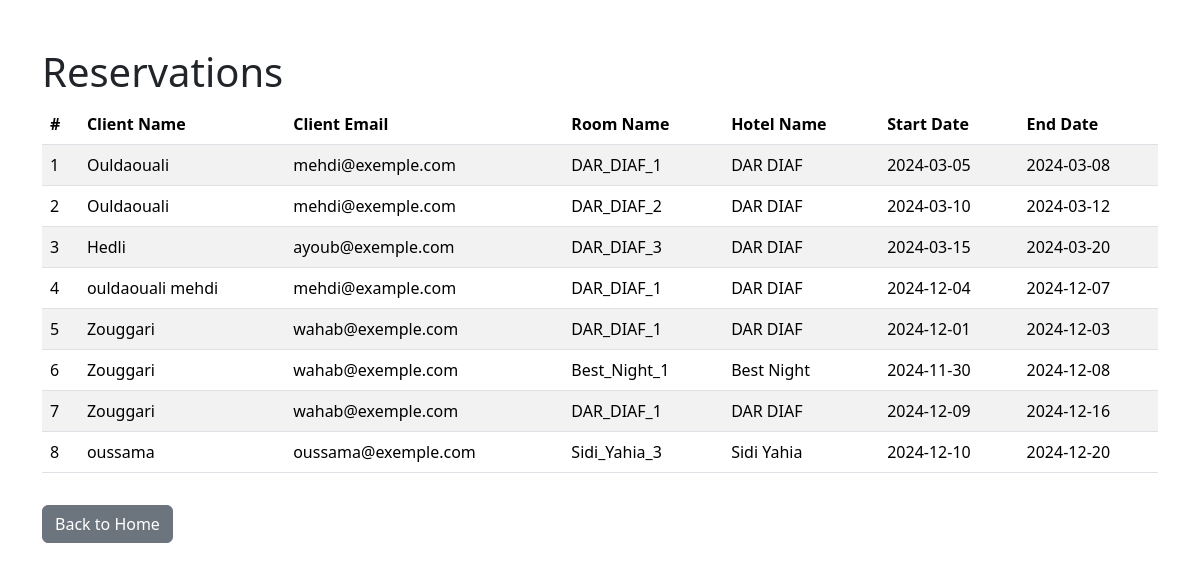
The app's page /reservations with its own data.
### models.py (models this page shows, shortened)
class Reservation(db.Model):
    __tablename__ = 'reservation'
    ID_reservation = db.Column(db.Integer, primary_key=True, autoincrement=True)
    date_debut = db.Column(db.DateTime, nullable=False)
    date_fin = db.Column(db.DateTime, nullable=False)
    ID_client = db.Column(db.Integer, db.ForeignKey('client.ID_client'), nullable=False)
    ID_chambre = db.Column(db.Integer, db.ForeignKey('chambre.ID_chambre'), nullable=False)
    client = db.relationship('Client', backref='reservations')
    chambre = db.relationship('Chambre', backref='reservations')

class Client(db.Model):
    __tablename__ = 'client'
    ID_client = db.Column(db.Integer, primary_key=True)
    nom_client = db.Column(db.String(100), nullable=False)
    prenom_client = db.Column(db.String(100), nullable=False)
    ID_type_client = db.Column(db.Integer, db.ForeignKey('type_client.ID_type_client'), nullable=False)
    email = db.Column(db.String(100), nullable=True)  # Autoriser NULL ici
    type_client = db.relationship('TypeClient', backref='clients')

class Chambre(db.Model):
    __tablename__ = 'chambre'
    ID_chambre = db.Column(db.Integer, primary_key=True, autoincrement=True)
    nom_chambre = db.Column(db.String(100), nullable=False)
    ID_type_chambre = db.Column(db.Integer, db.ForeignKey('type_chambre.ID_type_chambre'), nullable=False)
    ID_hotel = db.Column(db.Integer, db.ForeignKey('hotel.ID_hotel'), nullable=False)
    type_chambre = db.relationship('TypeChambre', backref='chambres')
    hotel = db.relationship('Hotel', backref='chambres')

class Hotel(db.Model):
    __tablename__ = 'hotel'
    ID_hotel = db.Column(db.Integer, primary_key=True, autoincrement=True)
    nom_hotel = db.Column(db.String(100), nullable=False)
    ID_type_hotel = db.Column(db.Integer, db.ForeignKey('type_hotel.ID_type_hotel'), nullable=False)
    type_hotel = db.relationship('TypeHotel', backref='hotels')

### app.py (the view)
@app.route('/reservations')
def reservations():
    reservations = db.session.query(
        Reservation,
        Client.nom_client,
        Client.email,
        Chambre.nom_chambre,
        Hotel.nom_hotel
    ).join(Client, Reservation.ID_client == Client.ID_client
    ).join(Chambre, Reservation.ID_chambre == Chambre.ID_chambre
    ).join(Hotel, Chambre.ID_hotel == Hotel.ID_hotel
    ).all()
    return render_template('reservations.html', reservations=reservations)

### templates/reservations.html (shortened to what this page needs)
<!DOCTYPE html>
<html>
<head>
    <link href="https://cdn.jsdelivr.net/npm/bootstrap@5.3.2/dist/css/bootstrap.min.css" rel="stylesheet">
</head>
<body>
    <div class="container mt-5">
        <h1>Reservations</h1>
        <table class="table table-striped">
            <thead>
                <tr>
                    <th>#</th>
                    <th>Client Name</th>
                    <th>Client Email</th>
                    <th>Room Name</th>
                    <th>Hotel Name</th>
                    <th>Start Date</th>
                    <th>End Date</th>
                </tr>
            </thead>
            <tbody>
                {% for reservation, client_name, client_email, room_name, hotel_name in reservations %}
                <tr>
                    <td>{{ reservation.ID_reservation }}</td>
                    <td>{{ client_name }}</td>
                    <td>{{ client_email }}</td>
                    <td>{{ room_name }}</td>
                    <td>{{ hotel_name }}</td>
                    <td>{{ reservation.date_debut.strftime('%Y-%m-%d') }}</td>
                    <td>{{ reservation.date_fin.strftime('%Y-%m-%d') }}</td>
                </tr>
                {% endfor %}
            </tbody>
        </table>
        <a href="/" class="btn btn-secondary mt-3">Back to Home</a>
    </div>
</body>
</html>

### records on screen
Reservation: ID_reservation "1", nom_client "Ouldaouali", email "mehdi@exemple.com", nom_chambre "DAR_DIAF_1", nom_hotel "DAR DIAF", date_debut "2024-03-05", date_fin "2024-03-08"
Reservation: ID_reservation "2", nom_client "Ouldaouali", email "mehdi@exemple.com", nom_chambre "DAR_DIAF_2", nom_hotel "DAR DIAF", date_debut "2024-03-10", date_fin "2024-03-12"
Reservation: ID_reservation "3", nom_client "Hedli", email "ayoub@exemple.com", nom_chambre "DAR_DIAF_3", nom_hotel "DAR DIAF", date_debut "2024-03-15", date_fin "2024-03-20"
Reservation: ID_reservation "4", nom_client "ouldaouali mehdi", email "mehdi@example.com", nom_chambre "DAR_DIAF_1", nom_hotel "DAR DIAF", date_debut "2024-12-04", date_fin "2024-12-07"
Reservation: ID_reservation "5", nom_client "Zouggari", email "wahab@exemple.com", nom_chambre "DAR_DIAF_1", nom_hotel "DAR DIAF", date_debut "2024-12-01", date_fin "2024-12-03"
Reservation: ID_reservation "6", nom_client "Zouggari", email "wahab@exemple.com", nom_chambre "Best_Night_1", nom_hotel "Best Night", date_debut "2024-11-30", date_fin "2024-12-08"
Reservation: ID_reservation "7", nom_client "Zouggari", email "wahab@exemple.com", nom_chambre "DAR_DIAF_1", nom_hotel "DAR DIAF", date_debut "2024-12-09", date_fin "2024-12-16"
Reservation: ID_reservation "8", nom_client "oussama", email "oussama@exemple.com", nom_chambre "Sidi_Yahia_3", nom_hotel "Sidi Yahia", date_debut "2024-12-10", date_fin "2024-12-20"
